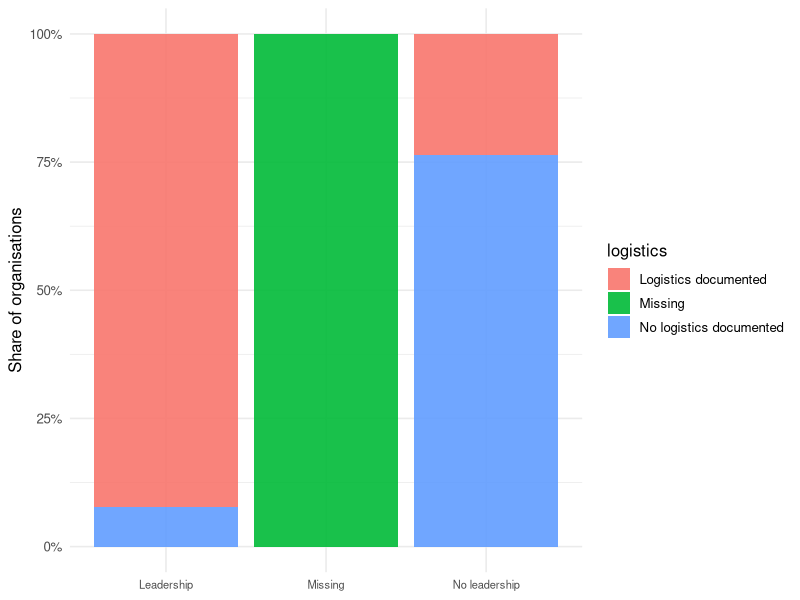
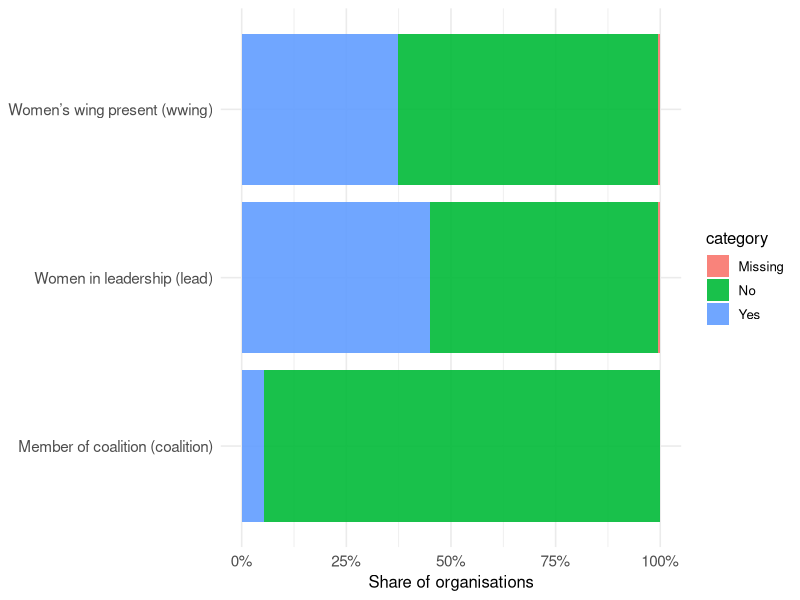

Source code (R) for these figures, in order:
## ---- chunk 1
#| include: false
#| warning: false
#| message: false

library(tidyverse)
library(palmerpenguins)
## ---- chunk 2
#| label: outcome-logistics
#| echo: false
#| message: false
#| warning: false

library(readr)
library(dplyr)
library(here)

# Load WAAR dataset
waar_data <- read_csv(
  here::here("data", "01-raw_data", "WAAR+Project+Dataset+v1.0.csv"),
  show_col_types = FALSE
)

# Summary table
logistics_summary <-
  waar_data |>
  count(noncombat_logistics, name = "n") |>
  mutate(
    category = case_when(
      noncombat_logistics == 1 ~ "Logistics documented",
      noncombat_logistics == 0 ~ "No logistics documented",
      TRUE ~ "Missing"
    ),
    proportion = n / sum(n)
  ) |>
  select(category, n, proportion)

# Render table
knitr::kable(
  logistics_summary,
  digits = 2,
  caption = "Women's logistical participation"
)
## ---- chunk 3
#| label: fig-logistics
#| echo: false
#| message: false
#| warning: false
#| fig-cap: "Women’s logistical participation by leadership status"

logistics_lead_summary <-
  waar_data |>
  mutate(
    lead = case_when(
      lead == 1 ~ "Leadership",
      lead == 0 ~ "No leadership",
      TRUE ~ "Missing"
    ),
    logistics = case_when(
      noncombat_logistics == 1 ~ "Logistics documented",
      noncombat_logistics == 0 ~ "No logistics documented",
      TRUE ~ "Missing"
    )
  ) |>
  count(lead, logistics, name = "n") |>
  group_by(lead) |>
  mutate(proportion = n / sum(n)) |>
  ungroup()

logistics_lead_summary |>
  ggplot(aes(x = lead, y = proportion, fill = logistics)) +
  geom_col(position = "fill", alpha = 0.9) +
  scale_y_continuous(labels = scales::percent_format(accuracy = 1)) +
  labs(x = NULL, y = "Share of organisations", title = NULL) +
  theme_minimal(base_size = 12) +
  theme(
    plot.title = element_blank(),
    legend.position = "right",
    axis.text.x = element_text(size = 8)
  )
## ---- chunk 4
#| label: predictors-summary
#| echo: false
#| message: false
#| warning: false
#| fig-cap: "Distribution of key organisational predictors"
#| fig-pos: "b"

library(readr)
library(dplyr)
library(tidyr)
library(ggplot2)
library(here)

# Load WAAR dataset
waar_data <- read_csv(
  here::here("data", "01-raw_data", "WAAR+Project+Dataset+v1.0.csv"),
  show_col_types = FALSE
)

# Select key predictors
predictor_data <-
  waar_data |>
  select(lead, wwing, coalition)

# Summary table for each predictor
predictor_summary <-
  predictor_data |>
  pivot_longer(
    cols = c(lead, wwing, coalition),
    names_to = "variable",
    values_to = "value"
  ) |>
  mutate(
    category = case_when(
      value == 1 ~ "Yes",
      value == 0 ~ "No",
      TRUE ~ "Missing"
    )
  ) |>
  count(variable, category, name = "n") |>
  group_by(variable) |>
  mutate(proportion = n / sum(n)) |>
  ungroup()

# Clean variable labels
predictor_summary <-
  predictor_summary |>
  mutate(
    variable = case_when(
      variable == "lead" ~ "Women in leadership (lead)",
      variable == "wwing" ~ "Women’s wing present (wwing)",
      variable == "coalition" ~ "Member of coalition (coalition)",
      TRUE ~ variable
    )
  )

# Table
knitr::kable(
  predictor_summary,
  digits = 2,
  caption = "Distribution of key organisational predictors"
)

# Figure
predictor_summary |>
  ggplot(aes(x = variable, y = proportion, fill = category)) +
  geom_col(position = "fill", alpha = 0.9) +
  coord_flip() +
  scale_y_continuous(labels = scales::percent_format(accuracy = 1)) +
  labs(x = NULL, y = "Share of organisations", title = NULL) +
  theme_minimal(base_size = 12) +
  theme(
    plot.title = element_blank(),
    legend.position = "right",
    axis.text.x = element_text(size = 11),
    axis.text.y = element_text(size = 11)
  )

## ---- chunk 5
#| label: model-objects
#| include: false
#| message: false
#| warning: false

library(tidyverse)
library(readr)
library(here)
library(broom)

waar_data <- read_csv(
  here::here("data", "01-raw_data", "WAAR+Project+Dataset+v1.0.csv"),
  show_col_types = FALSE
)

df_cc <- waar_data |>
  select(noncombat_logistics, lead, wwing, coalition) |>
  mutate(across(everything(), as.numeric)) |>
  filter(
    noncombat_logistics %in% c(0, 1),
    lead %in% c(0, 1),
    wwing %in% c(0, 1),
    coalition %in% c(0, 1)
  )

m1 <- glm(
  noncombat_logistics ~ lead + wwing + coalition,
  data = df_cc,
  family = binomial(link = "logit")
)
## ---- chunk 6
#| label: tbl-modelresults
#| echo: false
#| message: false
#| warning: false
#| results: asis
#| tbl-cap: "Logistic regression of women's logistical participation (odds ratios)."

tbl <- broom::tidy(m1) |>
mutate(
OR = exp(estimate),
CI_low = exp(estimate - 1.96 * std.error),
CI_high = exp(estimate + 1.96 * std.error)
) |>
select(term, estimate, std.error, p.value, OR, CI_low, CI_high)

knitr::kable(tbl, digits = 3)

## ---- chunk 7
#| label: app-sample-missingness
#| echo: true
#| message: false
#| warning: false

library(tidyverse)
library(readr)
library(here)

# Load WAAR data (use the same path convention as the main text)
waar_data <- read_csv(
  here::here("data", "01-raw_data", "WAAR+Project+Dataset+v1.0.csv"),
  show_col_types = FALSE
)

vars <- c("noncombat_logistics", "lead", "wwing", "coalition")

# 1) Missingness (NA counts) in the raw data
miss_tbl <- waar_data |>
  select(all_of(vars)) |>
  summarise(across(everything(), ~sum(is.na(.)))) |>
  pivot_longer(everything(), names_to = "variable", values_to = "na_count")

miss_tbl

# 2) Construct analysis sample (exactly match main-text filtering rule)
df_cc <- waar_data |>
  select(all_of(vars)) |>
  mutate(across(everything(), as.numeric)) |>
  filter(
    noncombat_logistics %in% c(0, 1),
    lead %in% c(0, 1),
    wwing %in% c(0, 1),
    coalition %in% c(0, 1)
  )

cat("N (complete cases used) =", nrow(df_cc), "\n")

# 3) Distribution of each variable in the analysis sample
dist_tbl <- df_cc |>
  pivot_longer(cols = all_of(vars), names_to = "variable", values_to = "value") |>
  count(variable, value, name = "n") |>
  group_by(variable) |>
  mutate(prop = n / sum(n)) |>
  ungroup()

dist_tbl
## ---- chunk 8
#| label: app-robustness
#| echo: false
#| message: false
#| warning: false
#| tbl-cap: "Robustness to alternative model specifications (odds ratios)."

library(broom)

# Model A: lead only
m0 <- glm(
  noncombat_logistics ~ lead,
  data = df_cc,
  family = binomial(link = "logit")
)

# Model B: main model (with controls)
m1 <- glm(
  noncombat_logistics ~ lead + wwing + coalition,
  data = df_cc,
  family = binomial(link = "logit")
)

rob_tbl <- bind_rows(
  tidy(m0) |> mutate(model = "Model A: lead only"),
  tidy(m1) |> mutate(model = "Model B: + wwing + coalition")
) |>
  filter(term != "(Intercept)") |>
  mutate(
    OR = exp(estimate),
    CI_low = exp(estimate - 1.96 * std.error),
    CI_high = exp(estimate + 1.96 * std.error),
    p.value = format.pval(p.value, digits = 3, eps = 1e-3)
  ) |>
  select(model, term, OR, CI_low, CI_high, p.value)

knitr::kable(rob_tbl, digits = 3)
## ---- chunk 9
#| label: app-pred-profiles
#| echo: false
#| message: false
#| warning: false
#| tbl-cap: "Predicted probabilities under common organisational profiles (from the main model)."

# Assumes `df_cc` and `m1` already exist from earlier appendix chunks.

mean_wwing <- mean(df_cc$wwing)
mean_coal <- mean(df_cc$coalition)

profiles <- tibble(
  profile = c(
    "Baseline: wwing=0, coalition=0",
    "Women’s wing: wwing=1, coalition=0",
    "Controls at sample means"
  ),
  wwing = c(0, 1, mean_wwing),
  coalition = c(0, 0, mean_coal)
)

pred_tbl <- profiles |>
  mutate(
    p_lead0 = predict(m1, newdata = tibble(lead = 0, wwing = wwing, coalition = coalition),
                      type = "response"),
    p_lead1 = predict(m1, newdata = tibble(lead = 1, wwing = wwing, coalition = coalition),
                      type = "response"),
    diff = p_lead1 - p_lead0
  ) |>
  mutate(across(c(p_lead0, p_lead1, diff), ~round(.x, 3))) |>
  select(profile, p_lead0, p_lead1, diff)

knitr::kable(pred_tbl, digits = 3)
